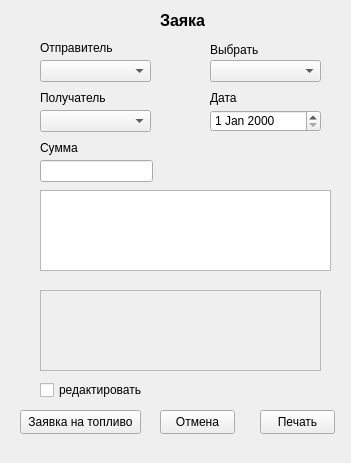
<?xml version="1.0" encoding="UTF-8"?>
<ui version="4.0">
 <class>Form</class>
 <widget class="QWidget" name="Form">
  <property name="geometry">
   <rect>
    <x>0</x>
    <y>0</y>
    <width>351</width>
    <height>463</height>
   </rect>
  </property>
  <property name="windowTitle">
   <string>Form</string>
  </property>
  <widget class="QPushButton" name="b_ok">
   <property name="geometry">
    <rect>
     <x>260</x>
     <y>410</y>
     <width>75</width>
     <height>24</height>
    </rect>
   </property>
   <property name="text">
    <string>Печать</string>
   </property>
  </widget>
  <widget class="QPushButton" name="b_cancel">
   <property name="geometry">
    <rect>
     <x>160</x>
     <y>410</y>
     <width>75</width>
     <height>24</height>
    </rect>
   </property>
   <property name="text">
    <string>Отмена</string>
   </property>
  </widget>
  <widget class="QPushButton" name="b_fuer">
   <property name="geometry">
    <rect>
     <x>20</x>
     <y>410</y>
     <width>121</width>
     <height>24</height>
    </rect>
   </property>
   <property name="text">
    <string>Заявка на топливо</string>
   </property>
  </widget>
  <widget class="QLabel" name="label">
   <property name="geometry">
    <rect>
     <x>160</x>
     <y>10</y>
     <width>49</width>
     <height>21</height>
    </rect>
   </property>
   <property name="font">
    <font>
     <pointsize>12</pointsize>
     <bold>true</bold>
    </font>
   </property>
   <property name="text">
    <string>Заяка</string>
   </property>
  </widget>
  <widget class="QComboBox" name="cb_pattern">
   <property name="geometry">
    <rect>
     <x>210</x>
     <y>60</y>
     <width>111</width>
     <height>22</height>
    </rect>
   </property>
  </widget>
  <widget class="QComboBox" name="cb_rec">
   <property name="geometry">
    <rect>
     <x>40</x>
     <y>110</y>
     <width>111</width>
     <height>22</height>
    </rect>
   </property>
  </widget>
  <widget class="QLabel" name="label_2">
   <property name="geometry">
    <rect>
     <x>40</x>
     <y>90</y>
     <width>91</width>
     <height>16</height>
    </rect>
   </property>
   <property name="text">
    <string>Получатель</string>
   </property>
  </widget>
  <widget class="QLineEdit" name="summ">
   <property name="geometry">
    <rect>
     <x>40</x>
     <y>160</y>
     <width>113</width>
     <height>22</height>
    </rect>
   </property>
  </widget>
  <widget class="QLabel" name="label_3">
   <property name="geometry">
    <rect>
     <x>40</x>
     <y>140</y>
     <width>49</width>
     <height>16</height>
    </rect>
   </property>
   <property name="text">
    <string>Сумма</string>
   </property>
  </widget>
  <widget class="QTextEdit" name="note">
   <property name="geometry">
    <rect>
     <x>40</x>
     <y>190</y>
     <width>291</width>
     <height>81</height>
    </rect>
   </property>
  </widget>
  <widget class="QLabel" name="label_4">
   <property name="geometry">
    <rect>
     <x>210</x>
     <y>40</y>
     <width>61</width>
     <height>20</height>
    </rect>
   </property>
   <property name="text">
    <string>Выбрать</string>
   </property>
  </widget>
  <widget class="QTextEdit" name="result">
   <property name="enabled">
    <bool>false</bool>
   </property>
   <property name="geometry">
    <rect>
     <x>40</x>
     <y>290</y>
     <width>281</width>
     <height>81</height>
    </rect>
   </property>
  </widget>
  <widget class="QCheckBox" name="cb_manual_set">
   <property name="geometry">
    <rect>
     <x>40</x>
     <y>380</y>
     <width>111</width>
     <height>20</height>
    </rect>
   </property>
   <property name="text">
    <string>редактировать</string>
   </property>
  </widget>
  <widget class="QDateEdit" name="dateEdit">
   <property name="geometry">
    <rect>
     <x>210</x>
     <y>110</y>
     <width>111</width>
     <height>22</height>
    </rect>
   </property>
  </widget>
  <widget class="QLabel" name="label_5">
   <property name="geometry">
    <rect>
     <x>210</x>
     <y>90</y>
     <width>49</width>
     <height>16</height>
    </rect>
   </property>
   <property name="text">
    <string>Дата</string>
   </property>
  </widget>
  <widget class="QComboBox" name="cb_sender">
   <property name="geometry">
    <rect>
     <x>40</x>
     <y>60</y>
     <width>111</width>
     <height>22</height>
    </rect>
   </property>
  </widget>
  <widget class="QLabel" name="label_6">
   <property name="geometry">
    <rect>
     <x>40</x>
     <y>40</y>
     <width>91</width>
     <height>16</height>
    </rect>
   </property>
   <property name="text">
    <string>Отправитель</string>
   </property>
  </widget>
 </widget>
 <resources/>
 <connections/>
</ui>
